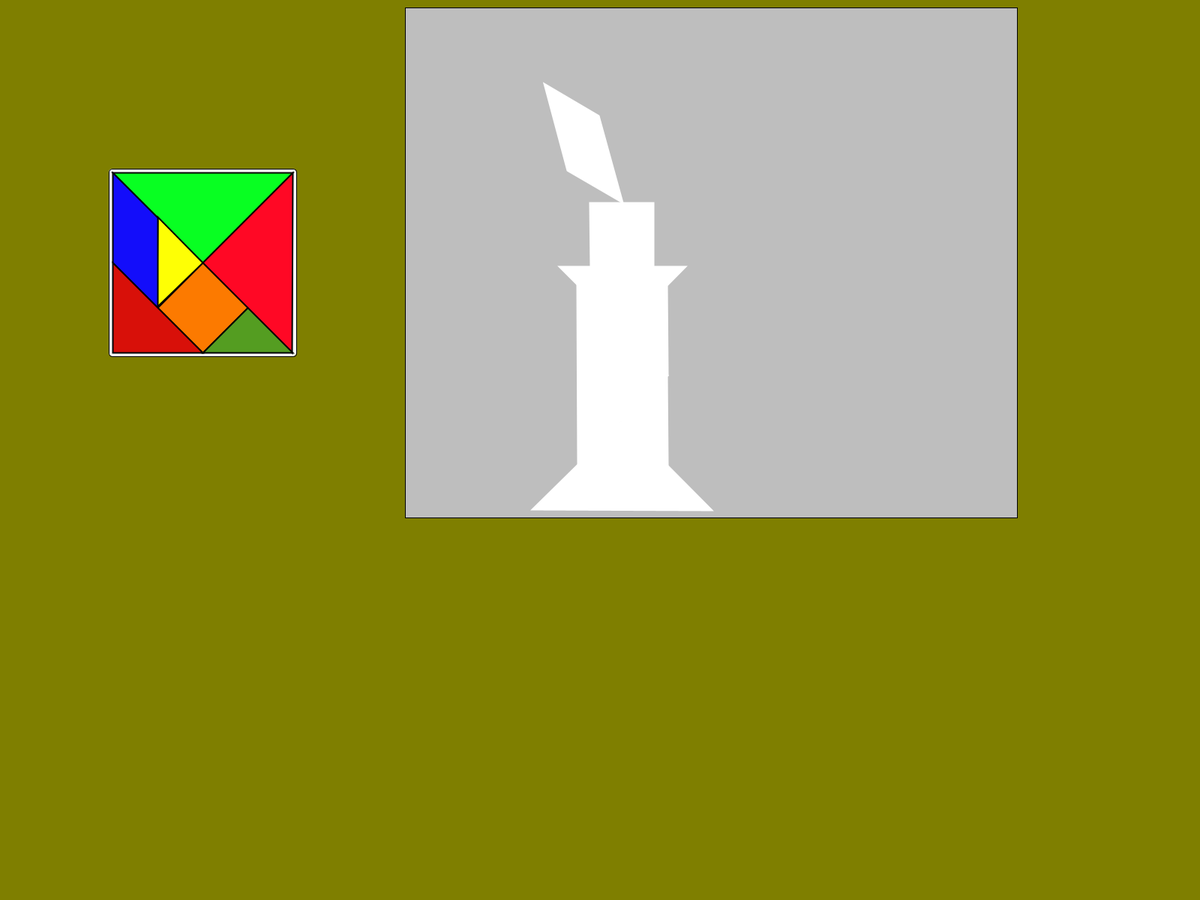
Frame 1 (no input)
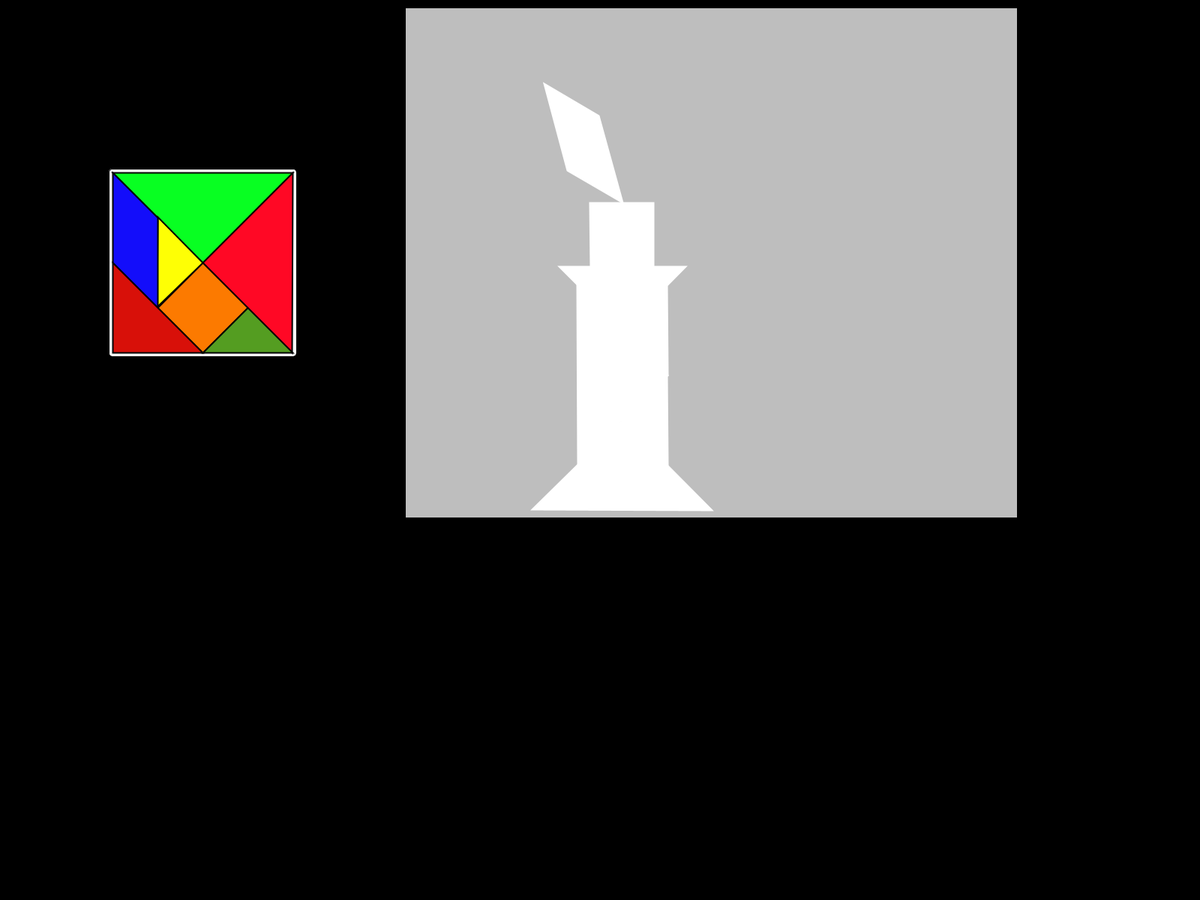
Frame 60 (the mouse pressed at the canvas centre just before this capture)
Frame 120 (the mouse held since frame 60 and released just before this capture): identical to frame 60, image omitted

The Processing sketch that drew these frames (run headless with seeded random() and noise(); from frame 60 on, the mouse is pressed at the canvas centre):

// Processing sketch: TangramOOP
// ── TangramOOP.pde
Shape[] shapes;
Shape[] vela;
int shape, i,area;
boolean drawGrid = true;

// TODO Implemente
// 1. La manipulacion de las piezas con el mouse y el teclado
// 2. La evaluacion de la solucion
// 3. El modo de creacion de nuevos problemas

void setup() {
  //size(displayWidth,displayHeight );
  fullScreen();
  textSize(20);
  shapes = new Shape[7];
  vela =new Shape [7];
    vela[0] = new Triangle();
    vela[1] = new Triangle();
    vela[2] = new TriangleP();
    vela[3] = new Rect();
    vela[4] = new TriangleP();    
    vela[5] = new Parallelogram(); 
    vela[6] = new TriangleM();
  // TODO: agregue los shapes del juego
  //for (int i=0; i<shapes.length; i++)
    shapes[0] = new Triangle();
    shapes[1] = new Triangle();
    shapes[2] = new TriangleP();
    shapes[3] = new Rect();
    shapes[4] = new TriangleP();    
    shapes[5] = new Parallelogram(); 
    shapes[6] = new TriangleM();
    shapes[0].setColour(#08FF22);
    shapes[0].setTranslation(270,350);
    shapes[1].setColour(#FF0825);
    shapes[1].setTranslation(270,350);
    shapes[1].setRotation(6);
    shapes[2].setColour(#549D21);
    shapes[2].setTranslation(330,410);
    shapes[3].setColour(#FC7A00);
    shapes[3].setTranslation(210,410);
    shapes[4].setColour(#FEFF05);
    shapes[4].setTranslation(270,350);
    shapes[4].setRotation(6);
    shapes[5].setColour(#130DFA);
    shapes[5].setTranslation(150,230);
    shapes[6].setColour(#D81009);
    shapes[6].setTranslation(150,470);
    vela[0].setColour(#FFFFFF);
    vela[0].setTranslation(830,560);
    vela[0].setRotation(12);
    vela[0].setBorder(255);
    vela[1].setColour(#FFFFFF);
    vela[1].setTranslation(890,500);
    vela[1].setRotation(-6);
    vela[1].setBorder(255);
    vela[2].setColour(#FFFFFF);
    vela[2].setTranslation(830,560);
    vela[2].setRotation(-6);
    vela[2].setBorder(255);
    vela[3].setColour(#FFFFFF);
    vela[3].setTranslation(787,355);
    vela[3].setRotation(-3);
    vela[3].setBorder(255);
    vela[4].setColour(#FFFFFF);
    vela[4].setTranslation(830,440);
    vela[4].setRotation(-6);
    vela[4].setBorder(255);
    vela[5].setColour(#FFFFFF);
    vela[5].setTranslation(830,270);
    vela[5].setRotation(-13);
    vela[5].setBorder(255);
    vela[6].setColour(#FFFFFF);
    vela[6].setTranslation(830,440);
    vela[6].setRotation(-3);
    vela[6].setBorder(255);
    shape=50;
    
}

void drawGrid() {
  loadPixels();
  for (i=0; i < width*height;i++ ){
   if(pixels[i]==color(255,255,255)){
     area=area +1;
   }
  }

}

void draw() {
 
  if (drawGrid)
    drawGrid();
  if (drawGrid){
    if(area < 200)
     background(127,127,0);
     else
     background(0); 
  }
  stage();
  for (Shape shape : shapes){
    shape.draw();
  }
  shapes[0].grabsInput(shape);
    println(shape);
  area=0;
}
void mousePressed() {
  if ( mouseButton == LEFT ) {
    color mouseC = get(mouseX, mouseY);
    for (int j=0; j<7; j++) {
      if ( shapes[j].colour() == mouseC ) {
        shape = j;
      }
    }
  }
}
void mouseWheel(MouseEvent event) {
  float e = event.getCount();
  color mouseC = get(mouseX, mouseY);
  for (int j=0; j<7; j++) {
    if ( shapes[j].colour() == mouseC ) {
      shapes[j].setRotationM(e);
     }
  }
  }
void mouseReleased() {
  shape = 50;
  for (i=0; i<7; i++) {
    if ( shapes[i].translation().x < 0 || shapes[i].translation().x > width || shapes[i].translation().y < 0 || shapes[i].translation().y > height ) {
      shapes[i].translation().x=int(random(150, 390));
      shapes[i].translation().y=int(random(230, 470));
    }
  }
}

void keyPressed() {
  if (key == 'g' || key == 'G')
    drawGrid = !drawGrid;
}
void stage(){
  pushStyle();
  fill(250);
  rect(145, 225, 250, 250,5);
  popStyle();
  pushStyle();
  fill(190);
  rect(540, 10, 816, 680);
  for (int i=0; i<vela.length; i++)
  {
    vela[i].draw();
  }
  popStyle();
}
// ── Rect.pde
class Rect extends Shape {
  protected PVector vr1;
  protected PVector vr2;
  protected PVector vr3;
  protected PVector vr4;
 
  public Rect() {
    vr1 = new PVector(0, 0);
    vr2 = new PVector(30, -30);
    vr3 = new PVector(60, 0);
    vr4 = new PVector(30, 30);
  }

  @Override
  protected void drawShape() {
     beginShape(QUADS);
      vertex(vr1.x, vr1.y);
      vertex(vr2.x, vr2.y);
      vertex(vr3.x, vr3.y);
      vertex(vr4.x, vr4.y);      
      endShape();

  }

  public PVector vr1() {
    return vr1;
  }
 public PVector vr2() {
    return vr2;
  }
   public PVector vr3() {
    return vr3;
  }
  public PVector vr4() {
    return vr4;
  }

}
// ── Shape.pde
abstract class Shape{
  protected float rot;
  protected float scl;
  protected PVector trans;
  protected color col;
  protected color str;

  // TODO: estilo
  // implemente el estilo del shape (i.e., stroke weight, color, etc)
  // como se hace con los demás atributos de la clase

  // TODO: modifique o defina los constructores que necesite

  public Shape() {
   // this(random(100, width-100), random(100, height-100), 0, 1, #FF0825,#08FF22);
   this(0, 0, 0,2.0 , #FFFFFF,#000000);
  }

  public Shape(float x, float y, float r, float s, color c,color b) {
    trans = new PVector(x, y);
    rot = r;
    scl = s;
    col = c;
    str = b;
    
  }

  public void draw() {
    pushStyle();
    pushMatrix();
    translate(translation().x, translation().y);
    rotate(rotation()*radians(15));
    scale(scaling(), scaling());
    fill(colour());
    stroke(border());
    // TODO aplique el estilo aca
    drawShape();
    popMatrix();
    popStyle();
  }

  // TODO: para la seleccion de la pieza escoja uno de los siguientes prototipos
  //public abstract boolean grabsInput(float x, float y);
   public void grabsInput(int i) {
       if ( mousePressed && (i==0) ) {
    shapes[0].setTranslationM(mouseX-pmouseX,mouseY-pmouseY );
       }else if ( mousePressed && (i==1) ){
    shapes[1].setTranslationM(mouseX-pmouseX,mouseY-pmouseY );
       }else if ( mousePressed && (i==2) ){
    shapes[2].setTranslationM(mouseX-pmouseX,mouseY-pmouseY );
       }else if ( mousePressed && (i==3) ){
    shapes[3].setTranslationM(mouseX-pmouseX,mouseY-pmouseY );
       }else if ( mousePressed && (i==4) ){
    shapes[4].setTranslationM(mouseX-pmouseX,mouseY-pmouseY );
       }else if ( mousePressed && (i==5) ){
    shapes[5].setTranslationM(mouseX-pmouseX,mouseY-pmouseY );
       }else if ( mousePressed && (i==6) ){
    shapes[6].setTranslationM(mouseX-pmouseX,mouseY-pmouseY );
       }else {
    println("no");
       }
   }

  protected abstract void drawShape();
  
  public void setTranslationM(float x, float y) {
    trans.x += x;
    trans.y += y;
  }
  public float scaling() {
    return scl;
  }

  public void setScaling(float s) {
    scl = s;
  }

  public float rotation() {
    return rot;
  }

  public void setRotation(float r) {
    rot = r;
  }
  public void setRotationM(float r) {
    rot =(rot + r)%72;
  }
  public PVector translation() {
    return trans;
  }

  public void setTranslation(float x, float y) {
    trans.x = x;
    trans.y = y;
  }
    public color colour() {
    return col;
  }

  public void setColour(color c) {
    col = c;
  }
      public color border() {
    return str;
  }

  public void setBorder(color b) {
    str = b;
  }
}
// ── Triangle.pde
class Triangle extends Shape {
  protected PVector vt1;
  protected PVector vt2;
  protected PVector vt3;
 
  public Triangle() {
    vt1 = new PVector(0, 0);
    vt2 = new PVector(-60, -60);
    vt3 = new PVector(60, -60);
      }

  @Override
  protected void drawShape() {
     beginShape(TRIANGLES);
      vertex(vt1.x, vt1.y);
      vertex(vt2.x, vt2.y);
      vertex(vt3.x, vt3.y);
      endShape();

  }

  public PVector vt1() {
    return vt1;
  }
 public PVector vt2() {
    return vt2;
  }
   public PVector vt3() {
    return vt3;
  }
}
// ── TriangleM.pde
class TriangleM extends Triangle {
  protected PVector vt1;
  protected PVector vt2;
  protected PVector vt3;
 
  public TriangleM() {
    vt1 = new PVector(0, 0);
    vt2 = new PVector(0, -60);
    vt3 = new PVector(60, 0);
      }

  @Override
  protected void drawShape() {
     beginShape(TRIANGLES);
      vertex(vt1.x, vt1.y);
      vertex(vt2.x, vt2.y);
      vertex(vt3.x, vt3.y);
      endShape();
  }
} 
// ── TriangleP.pde
class TriangleP extends Triangle {
  protected PVector vt1;
  protected PVector vt2;
  protected PVector vt3;
 
  public TriangleP() {
    vt1 = new PVector(0, 0);
    vt2 = new PVector(-30, 30);
    vt3 = new PVector(30, 30);
      }

  @Override
  protected void drawShape() {
     beginShape(TRIANGLES);
      vertex(vt1.x, vt1.y);
      vertex(vt2.x, vt2.y);
      vertex(vt3.x, vt3.y);
      endShape();
  }
} 
// ── parallelogram.pde
class Parallelogram extends Rect {
  protected PVector vr1;
  protected PVector vr2;
  protected PVector vr3;
  protected PVector vr4;
 
  public Parallelogram () {
    vr1 = new PVector(0, 0);
    vr2 = new PVector(30, 30);
    vr3 = new PVector(30, 90);
    vr4 = new PVector(0, 60);
  }

  @Override
  protected void drawShape() {
     beginShape(QUADS);
      vertex(vr1.x, vr1.y);
      vertex(vr2.x, vr2.y);
      vertex(vr3.x, vr3.y);
      vertex(vr4.x, vr4.y);      
      endShape();

  }
}
